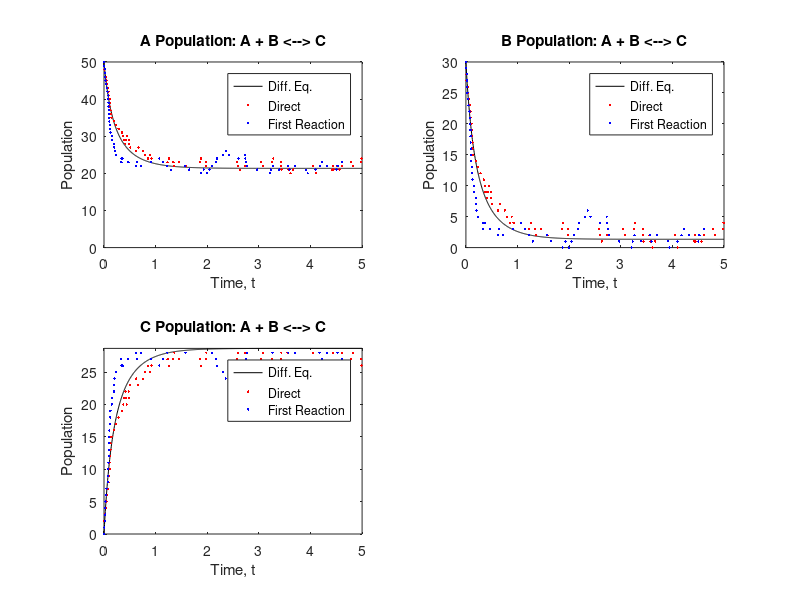
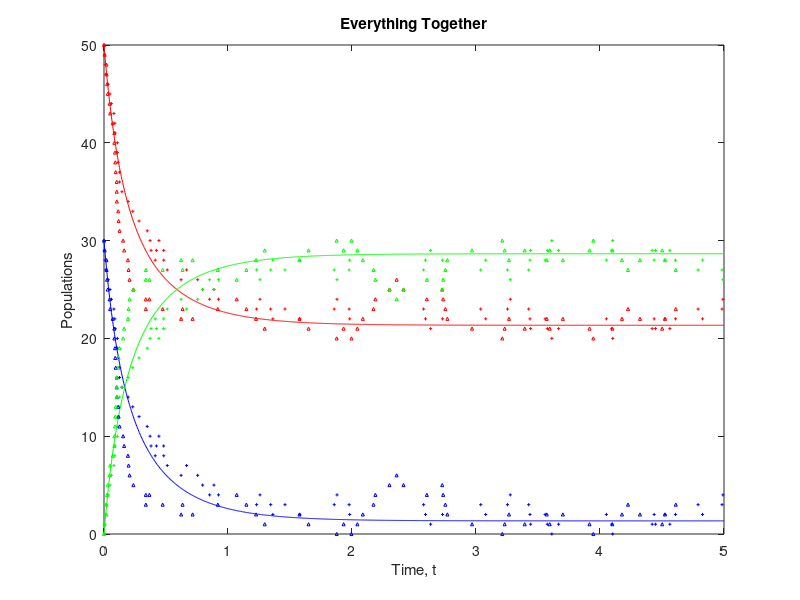

These figures' MATLAB source, in order:
clear all;
close all;

% This code will generate populations over time for the reaction: A+B<-->C
% It will compare the results from the Differential Equation model as well
% as the Direct and First Reaction Methods from the Gillespie Algorithm.

k_f = 0.1;    %kinetic rate constants for forward and reverse reactions
k_r = 0.1;

Iterations = 1000;   %number of individual reactions to occur
FinalTime = 5;  %final time for simulation

%Memory Allocation
t_DE = zeros(1,1+Iterations);
A_DE = zeros(1,1+Iterations);
B_DE = zeros(1,1+Iterations);
C_DE = zeros(1,1+Iterations);
diffA = zeros(1,Iterations);
diffB = zeros(1,Iterations);
diffC = zeros(1,Iterations);

%initial values
t_DE(1) = 0;    %initial time values for each method
t_Direct(1) = 0;
t_First(1) = 0;

A_DE(1) = 50;   %initial A-population values
A_Direct(1) = 50;
A_First(1) = 50;
B_DE(1) = 30;   %initial B-population values
B_Direct(1) = 30;
B_First(1) = 30;
C_DE(1) = 0;    %initial C-population values
C_Direct(1) = 0;
C_First(1) = 0;

% DIFFERENTIAL EQUATION MODEL
dt = FinalTime/Iterations;  %Time Step
for a = 2:Iterations+1
    diffA(a-1) = -k_f*A_DE(a-1)*B_DE(a-1)+k_r*C_DE(a-1); %DE for A
    diffB(a-1) = -k_f*A_DE(a-1)*B_DE(a-1)+k_r*C_DE(a-1); %DE for B
    diffC(a-1) = k_f*A_DE(a-1)*B_DE(a-1)-k_r*C_DE(a-1); %DE for C
    
    A_DE(a) = diffA(a-1)*dt+A_DE(a-1);  %Euler method for A
    B_DE(a) = diffB(a-1)*dt+B_DE(a-1);  %Euler method for B
    C_DE(a) = diffC(a-1)*dt+C_DE(a-1);  %Euler method for C
    
    t_DE(a) = t_DE(a-1)+dt;
end

% GILLESPIE - DIRECT METHOD
b = 1;  %counter for events in Direct Method
while t_Direct < FinalTime
    b = b+1;
    
    a_1_Direct(b-1) = k_f*A_Direct(b-1)*B_Direct(b-1); %propensity function for j=1
    a_2_Direct(b-1) = k_r*C_Direct(b-1);   %propensity function for j=2
    a_0(b-1) = a_1_Direct(b-1)+a_2_Direct(b-1);   %total propensity function
    
    r_1 = rand;
    r_2 = rand;
    tau_Direct(b-1) = (1/a_0(b-1))*log(1/rand);    %time interval
    
    if a_1_Direct(b-1) > r_2*a_0(b-1)  %forward reaction;
        A_Direct(b) = A_Direct(b-1)-1;
        B_Direct(b) = B_Direct(b-1)-1;
        C_Direct(b) = C_Direct(b-1)+1;
    else     %reverse reaction
        A_Direct(b) = A_Direct(b-1)+1;
        B_Direct(b) = B_Direct(b-1)+1;
        C_Direct(b) = C_Direct(b-1)-1;
    end
    
    t_Direct(b) = t_Direct(b-1) + tau_Direct(b-1); %advance time
end


% GILLESPIE - FIRST REACTION METHOD
c = 1;
while t_First < FinalTime
    c = c+1;
    
    a_1_First(c-1) = k_f*A_First(c-1)*B_First(c-1);
    a_2_First(c-1) = k_r*C_First(c-1);
    
    T = [(1/a_1_First(c-1))*log(1/rand),(1/a_2_First(c-1))*log(1/rand)];  %time intervals
    
    tau_First(c-1) = min(T);
    j_First(c-1) = find(T == min(T));
    
    if j_First(c-1) == 1    %forward reaction
        A_First(c) = A_First(c-1)-1;
        B_First(c) = B_First(c-1)-1;
        C_First(c) = C_First(c-1)+1;
    elseif j_First(c-1) == 2    %reverse reaction
        A_First(c) = A_First(c-1)+1;
        B_First(c) = B_First(c-1)+1;
        C_First(c) = C_First(c-1)-1;
    end
    
    t_First(c) = t_First(c-1)+tau_First(c-1);   %advance time
end

figure(1);  
subplot(2,2,1); %plot of A population
plot(t_DE,A_DE,'k');
hold on;
scatter(t_Direct,A_Direct,3,'r','filled');
scatter(t_First,A_First,3,'b','filled');
title('A Population: A + B <--> C');
ylim([0 A_DE(1)]);
xlim([0 FinalTime]);
xlabel('Time, t');
ylabel('Population');
legend('Diff. Eq.','Direct','First Reaction');
box on;

subplot(2,2,2); %plot of B population
plot(t_DE,B_DE,'k');
hold on;
scatter(t_Direct,B_Direct,3,'r','filled');
scatter(t_First,B_First,3,'b','filled');
title('B Population: A + B <--> C');
ylim([0 B_DE(1)]);
xlim([0 FinalTime]);
xlabel('Time, t');
ylabel('Population');
legend('Diff. Eq.','Direct','First Reaction');
box on;

subplot(2,2,3); %plot of C population
plot(t_DE,C_DE,'k');
hold on;
scatter(t_Direct,C_Direct,3,'r','filled');
scatter(t_First,C_First,3,'b','filled');
title('C Population: A + B <--> C');
ylim([0 max(C_DE)]);
xlim([0 FinalTime]);
xlabel('Time, t');
ylabel('Population');
legend('Diff. Eq.','Direct','First Reaction');
box on;

figure(2); %everything together
plot(t_DE,A_DE,'r');
hold on;
plot(t_DE,B_DE,'b');
plot(t_DE,C_DE,'g');
scatter(t_Direct,A_Direct,5,'r','+');
scatter(t_Direct,B_Direct,5,'b','+');
scatter(t_Direct,C_Direct,5,'g','+');
scatter(t_First,A_First,5,'r','^');
scatter(t_First,B_First,5,'b','^');
scatter(t_First,C_First,5,'g','^');
title('Everything Together');
xlim([0 FinalTime]);
ylim([0 max([A_DE(1),B_DE(1),max(C_DE)])]);
xlabel('Time, t');
ylabel('Populations');
box on;